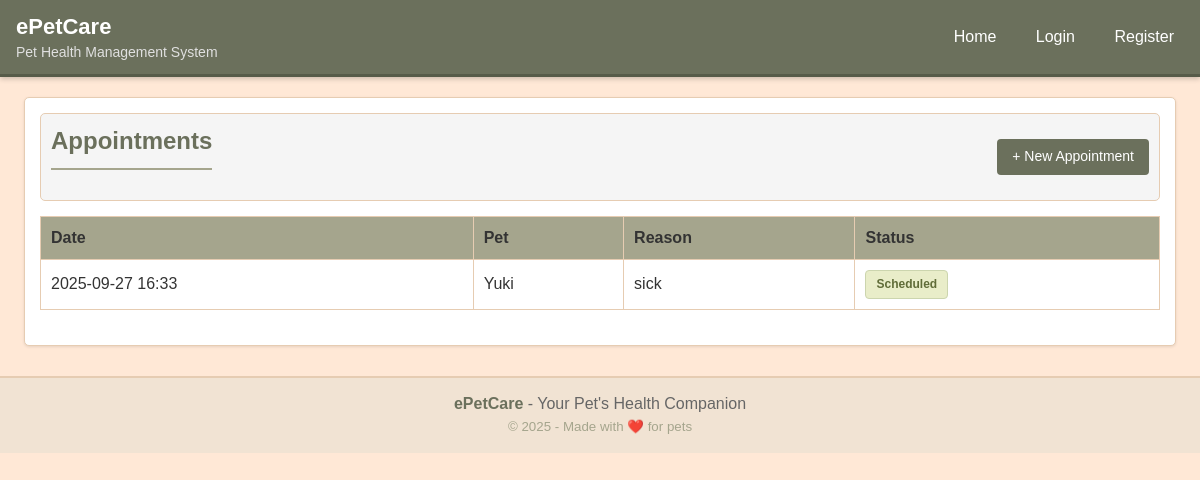
The page /appointments/ on the database as committed earlier.
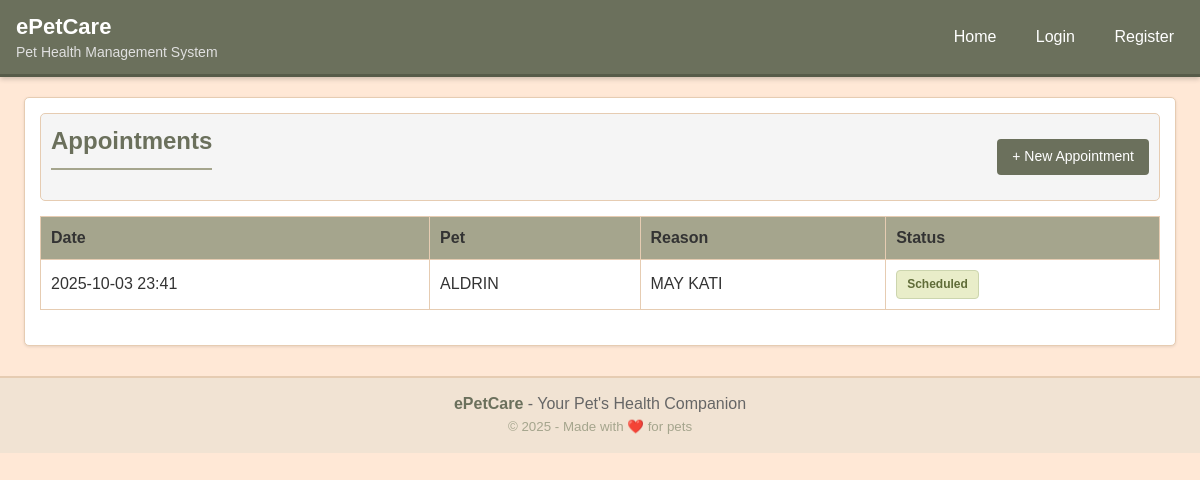
The same page on the database as committed later.
### clinic/models.py (models this page shows, shortened)
class Appointment(models.Model):
    class Status(models.TextChoices):
        SCHEDULED = 'scheduled', 'Scheduled'
        COMPLETED = 'completed', 'Completed'
        CANCELLED = 'cancelled', 'Cancelled'
    pet = models.ForeignKey(Pet, on_delete=models.CASCADE, related_name='appointments')
    date_time = models.DateTimeField()
    reason = models.CharField(max_length=160)
    notes = models.TextField(blank=True)
    status = models.CharField(max_length=20, choices=Status.choices, default=Status.SCHEDULED)

class Pet(models.Model):
    class Species(models.TextChoices):
        DOG = 'dog', 'Dog'
        CAT = 'cat', 'Cat'
        BIRD = 'bird', 'Bird'
        RABBIT = 'rabbit', 'Rabbit'
        OTHER = 'other', 'Other'
    class Sex(models.TextChoices):
        MALE = 'male', 'Male'
        FEMALE = 'female', 'Female'
        UNKNOWN = 'unknown', 'Unknown'
    owner = models.ForeignKey(Owner, on_delete=models.CASCADE, related_name='pets')
    name = models.CharField(max_length=80)
    species = models.CharField(max_length=20, choices=Species.choices, default=Species.DOG)
    breed = models.CharField(max_length=80, blank=True)
    sex = models.CharField(max_length=20, choices=Sex.choices, default=Sex.UNKNOWN)
    birth_date = models.DateField(null=True, blank=True)
    weight_kg = models.DecimalField(max_digits=5, decimal_places=2, null=True, blank=True)
    notes = models.TextField(blank=True)

### clinic/views.py (the view)
# urls.py: path('appointments/', views.appointment_list, name='appointment_list'),
def appointment_list(request):
    appointments = Appointment.objects.select_related('pet').order_by('-date_time')
    return render(request, 'clinic/appointment_list.html', {"appointments": appointments})

### clinic/templates/clinic/appointment_list.html (shortened to what this page needs)
{% extends 'clinic/base.html' %}
{% block content %}
<div class="toolbar">
  <h2>Appointments</h2>
  <a class="btn" href="{% url 'appointment_create' %}">+ New Appointment</a>
</div>
<table>
  <thead>
    <tr><th>Date</th><th>Pet</th><th>Reason</th><th>Status</th></tr>
  </thead>
  <tbody>
    {% for a in appointments %}
      <tr>
        <td>{{ a.date_time|date:"Y-m-d H:i" }}</td>
        <td>{{ a.pet.name }}</td>
        <td>{{ a.reason }}</td>
        <td>
          {% if a.status == 'scheduled' %}
            <span class="badge scheduled">Scheduled</span>
          {% elif a.status == 'completed' %}
            <span class="badge completed">Completed</span>
          {% elif a.status == 'cancelled' %}
            <span class="badge cancelled">Cancelled</span>
          {% else %}
            {{ a.get_status_display }}
          {% endif %}
        </td>
      </tr>
    {% empty %}
      <tr><td colspan="4">No appointments yet.</td></tr>
    {% endfor %}
  </tbody>
</table>
{% endblock %}

Rows that differ between the two databases and show on the page:
removed Appointment: date_time "2025-09-27 16:33", pet.name "Yuki", reason "sick", status "Scheduled"
added Appointment: date_time "2025-10-03 23:41", pet.name "ALDRIN", reason "MAY KATI", status "Scheduled"
